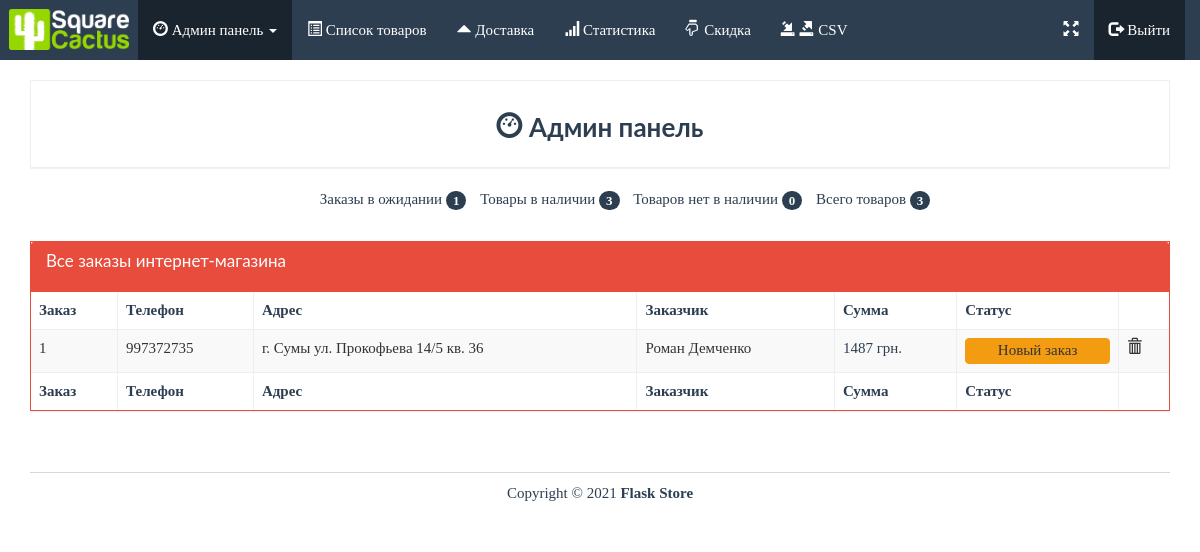
Page /admin (signed in) on the earlier database version.
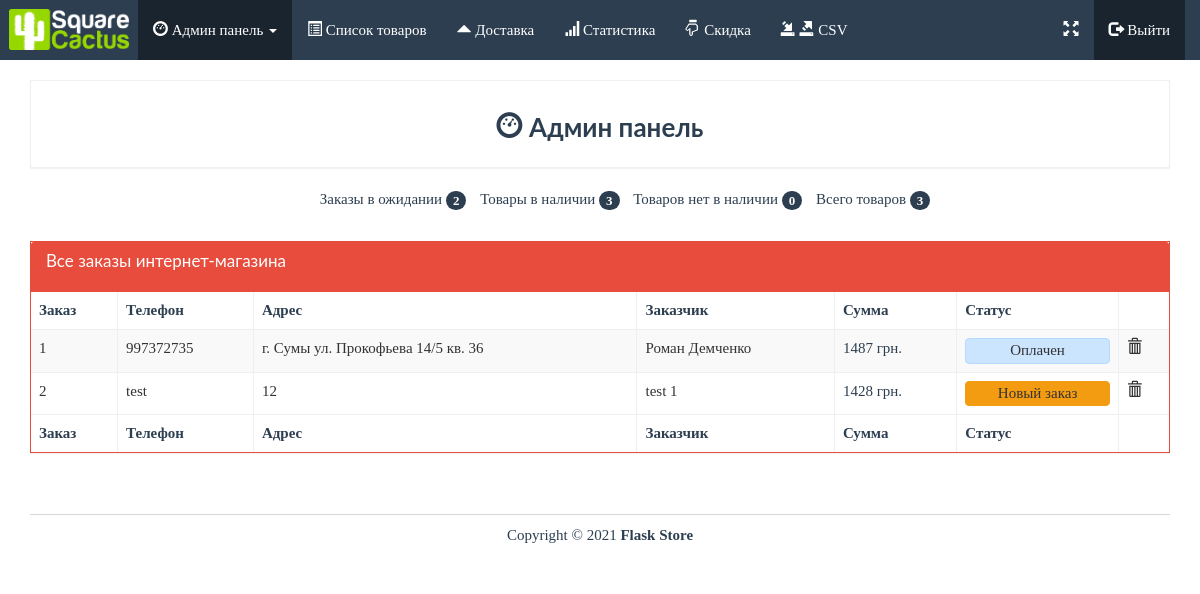
Same page on the later database version.
### app.py (models this page shows, shortened)
class Order(db.Model):
    id = db.Column(db.Integer, primary_key=True)
    reference = db.Column(db.String(5))
    first_name = db.Column(db.String(20))
    last_name = db.Column(db.String(20))
    phone_number = db.Column(db.Integer)
    email = db.Column(db.String(50))
    address = db.Column(db.String(100))
    city = db.Column(db.String(100))
    state = db.Column(db.String(20))
    country = db.Column(db.String(20))
    status = db.Column(db.String(10))
    payment_type = db.Column(db.String(10))
    items = db.relationship('Order_Item', backref='order', lazy=True)
    def order_total(self):
        ship_price = Shipping.query.first()
        shipping = ship_price.price
        return db.session.query(db.func.sum(Order_Item.quantity * Product.price)).join(Product).filter(Order_Item.order_id == self.id).scalar() + shipping

class Shipping(db.Model):
    id = db.Column(db.Integer, primary_key=True)
    price = db.Column(db.Integer)

### app.py (the view)
@app.route('/admin')
@login_required
def admin():
    products = Product.query.all()
    products_in_stock = Product.query.filter(Product.stock > 0).count()
    orders = Order.query.all()
    count_cart = check_count()
    return render_template('admin/index.html', admin=True, count_cart=count_cart, products=products, products_in_stock=products_in_stock, orders=orders)

### app.py (called while the page is built)
def check_count():
    count_cart = 0
    if 'cart' in session:
        for item in session['cart']:
            quantity = int(item['quantity'])
            count_cart += quantity
    else:
        count_cart = 0
    return count_cart

### templates/admin/index.html (shortened to what this page needs)
{% extends "base.html" %}
{% block body %}
<div class="row pad">
	<div class="col-lg-12">
		<div class="panel panel-default">
			<div class="panel-body text-center">
				<h3 class="bold"><i class="glyphicon glyphicon-dashboard"></i> Админ панель</h3>
			</div>
		</div>
	</div>
	<div class="col-lg-12">
		<ul class="summary">
			<li class="">Заказы в ожидании <span class="badge">{{ orders|length }}</span></li>
			<li class="">Товары в наличии <span class="badge">{{ products_in_stock }}</span></li>
			<li class="">Товаров нет в наличии <span class="badge">{{ products|length - products_in_stock }}</span></li>
			<li class="">Всего товаров <span class="badge">{{ products|length }}</span></li>
		</ul>
	</div>
</div>
    <div class="row pad">
	<div class="col-lg-12 pad">
    <div class="panel panel-danger">
    <div class="panel-heading">
				<h3 class="panel-title">Все заказы интернет-магазина</h3>
			</div>
        {% if orders|length > 0 %}
<table id="example" class="table table-striped table-bordered center" style="width:100%;">
        <thead>
            <tr>
                <th>Заказ</th>
                <th>Телефон</th>
                <th>Адрес</th>
                <th>Заказчик</th>
                <th>Сумма</th>
                <th>Статус</th>
                <th></th>
            </tr>
        </thead>
        <tbody>
{% for order in orders %}
    <tr>
        <td><a href="{{ url_for('order', order_id=order.id) }}">{{ order.id }}</a></td>
                                <td><a href="{{ url_for('order', order_id=order.id) }}">{{ order.phone_number }}</a></td>
    <td><a href="{{ url_for('order', order_id=order.id) }}">{{ order.address }}</a> </td>
        <td><a href="{{ url_for('order', order_id=order.id) }}">{{ order.first_name + ' ' + order.last_name }}</a></td>
                                <td>{{ order.order_total() }} грн.</td>
                                <td>
                                    <div class="order-template alert alert-{% if order.status == 'Отменен'%}danger{% elif order.status == 'Выполнен'%}success{% elif order.status == 'Новый заказ'%}warning{% elif order.status == 'Оплачен'%}primary{% elif order.status == 'Отправлен'%}dark{% endif %}" role="alert"><a href="{{ url_for('order', order_id=order.id) }}">{{ order.status }}</a></div>
                                </td>
                                <td><a href="{{ url_for('remove_order', id=order.id) }}"><i class="glyphicon glyphicon-trash "></i></a></td>
            </tr>
{% endfor %}
        </tbody>
        <tfoot>
            <tr>
                <th>Заказ</th>
                <th>Телефон</th>
                <th>Адрес</th>
                <th>Заказчик</th>
                <th>Сумма</th>
                <th>Статус</th>
                <th></th>
            </tr>
        </tfoot>
    </table>
    {% else %}
    <h4>У вас нет записей</h4>
    {% endif %}
    </div>
    </div>
    </div>
{% endblock %}

Differences in the rows shown:
changed Order "г. Сумы ул. Прокофьева 14/5 кв. 36": status "Новый заказ" → "Оплачен"
added Order: id "2", phone_number "test", address "12", first_name+last_name "test 1", order_total "1428", status "Новый заказ"
Other differences:
{{ orders|length }}: "1" → "2"
